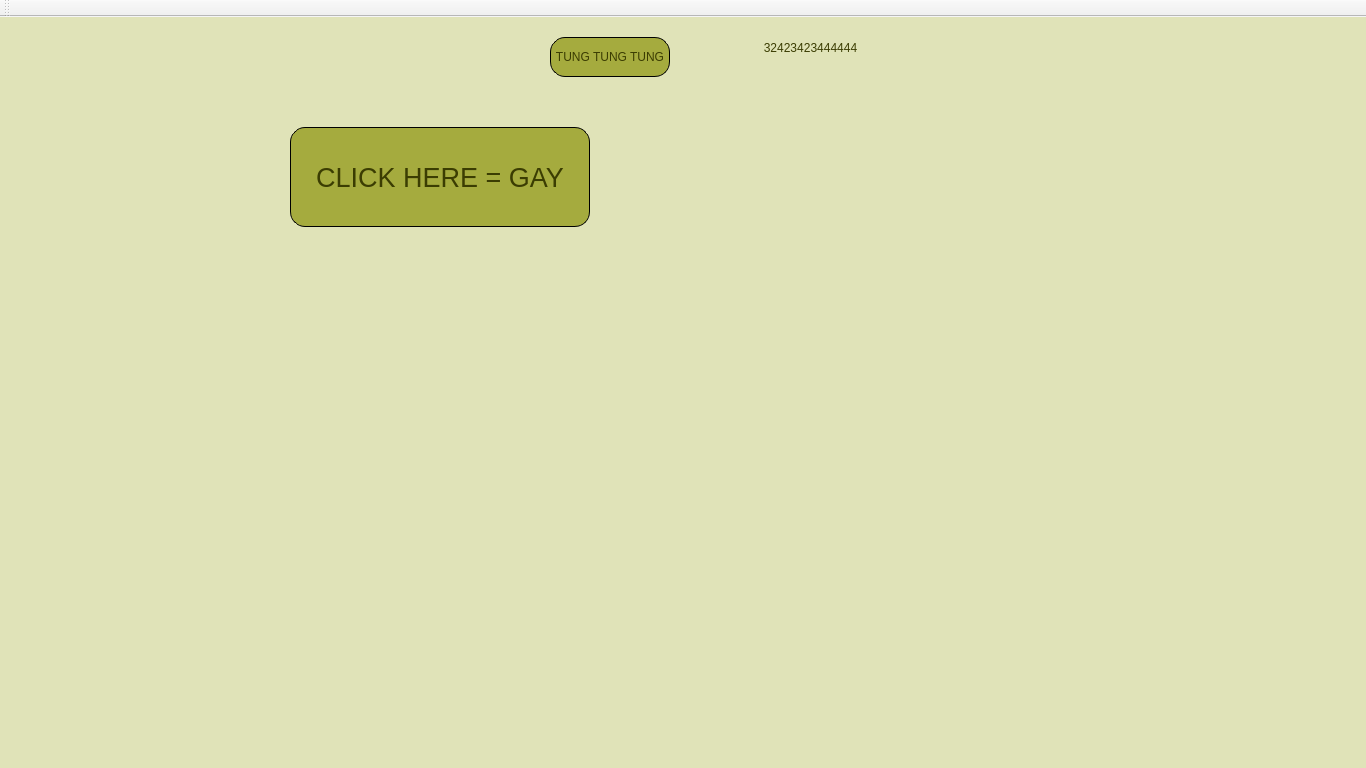
<?xml version="1.0" encoding="UTF-8"?>
<ui version="4.0">
 <class>MainWindow</class>
 <widget class="QMainWindow" name="MainWindow">
  <property name="enabled">
   <bool>true</bool>
  </property>
  <property name="geometry">
   <rect>
    <x>0</x>
    <y>0</y>
    <width>1366</width>
    <height>768</height>
   </rect>
  </property>
  <property name="minimumSize">
   <size>
    <width>1366</width>
    <height>768</height>
   </size>
  </property>
  <property name="maximumSize">
   <size>
    <width>1366</width>
    <height>768</height>
   </size>
  </property>
  <property name="font">
   <font>
    <weight>75</weight>
    <bold>true</bold>
   </font>
  </property>
  <property name="windowTitle">
   <string>MainWindow</string>
  </property>
  <property name="styleSheet">
   <string notr="true">#centralwidget {
	background: #E0E3B8;
}

#click_btn {
	background: #A5AB3E;
	border-radius: 15px;
	border: 1px solid black;
	color: #3B3D02;
}

#click_btn:hover {
	background: #3B3D02;
	color: white;
}

#clicked_number_lb {
	color: #3B3D02;
}
#clickgay {
	background: #A5AB3E;
	border-radius: 15px;
	border: 1px solid black;
	color: #3B3D02;
}

#clickgay:hover {
	background: #3B3D02;
	color: white;
}
</string>
  </property>
  <widget class="QWidget" name="centralwidget">
   <widget class="QPushButton" name="click_btn">
    <property name="geometry">
     <rect>
      <x>550</x>
      <y>20</y>
      <width>120</width>
      <height>40</height>
     </rect>
    </property>
    <property name="minimumSize">
     <size>
      <width>120</width>
      <height>40</height>
     </size>
    </property>
    <property name="maximumSize">
     <size>
      <width>120</width>
      <height>40</height>
     </size>
    </property>
    <property name="cursor">
     <cursorShape>OpenHandCursor</cursorShape>
    </property>
    <property name="text">
     <string>TUNG TUNG TUNG</string>
    </property>
   </widget>
   <widget class="QPushButton" name="clicked_number_lb">
    <property name="geometry">
     <rect>
      <x>680</x>
      <y>0</y>
      <width>261</width>
      <height>61</height>
     </rect>
    </property>
    <property name="text">
     <string>32423423444444</string>
    </property>
    <property name="flat">
     <bool>true</bool>
    </property>
   </widget>
   <widget class="QPushButton" name="clickgay">
    <property name="geometry">
     <rect>
      <x>290</x>
      <y>110</y>
      <width>300</width>
      <height>100</height>
     </rect>
    </property>
    <property name="sizePolicy">
     <sizepolicy hsizetype="Fixed" vsizetype="Fixed">
      <horstretch>0</horstretch>
      <verstretch>0</verstretch>
     </sizepolicy>
    </property>
    <property name="minimumSize">
     <size>
      <width>300</width>
      <height>100</height>
     </size>
    </property>
    <property name="maximumSize">
     <size>
      <width>300</width>
      <height>100</height>
     </size>
    </property>
    <property name="font">
     <font>
      <pointsize>20</pointsize>
     </font>
    </property>
    <property name="text">
     <string>CLICK HERE = GAY</string>
    </property>
   </widget>
  </widget>
  <widget class="QToolBar" name="toolBar">
   <property name="minimumSize">
    <size>
     <width>1</width>
     <height>0</height>
    </size>
   </property>
   <property name="windowTitle">
    <string>toolBar</string>
   </property>
   <attribute name="toolBarArea">
    <enum>TopToolBarArea</enum>
   </attribute>
   <attribute name="toolBarBreak">
    <bool>false</bool>
   </attribute>
  </widget>
 </widget>
 <resources/>
 <connections/>
</ui>
